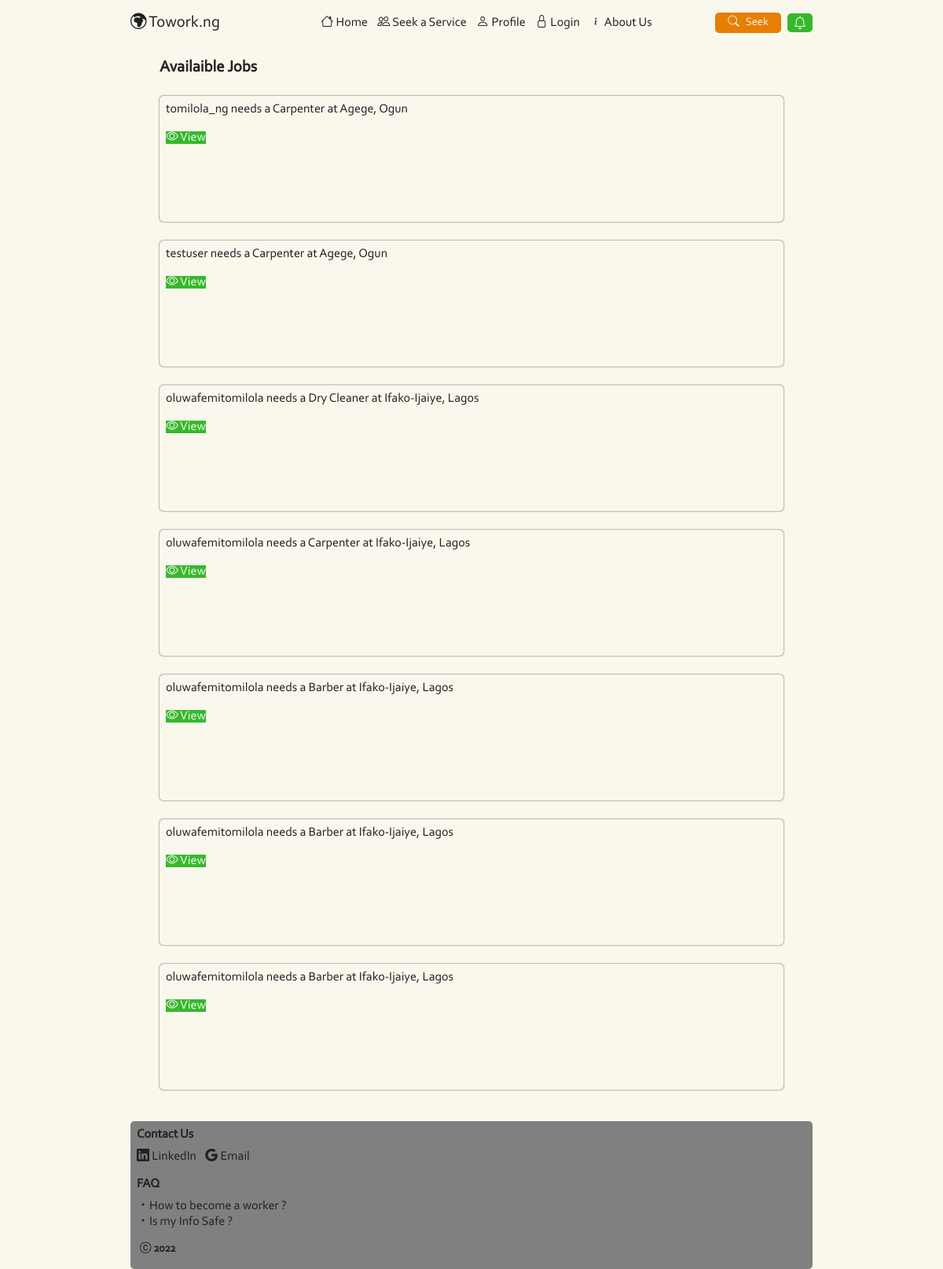
Screenshot of /seek/ (signed in) with the database file from the repository.
### seek/models.py (models this page shows)
class Seek(models.Model):
    profile = models.ForeignKey(Profile, related_name='seeks', on_delete=models.CASCADE)
    budget = models.PositiveIntegerField(verbose_name='Your Budget in Naira')
    active = models.BooleanField(default=False)
    job = models.ForeignKey(Job, verbose_name='Select a service',on_delete=models.SET_NULL, null=True)
    state = models.CharField(max_length=50)
    local_government = models.CharField(max_length=50)
    start_time = models.DateTimeField(default=timezone.now)
    def __str__(self):
        return f'{self.profile.user} needs a {self.job} at {self.local_government}, {self.state}'
    def get_absolute_url(self):
        return reverse('seek-detail', kwargs={'pk': self.id})
    class Meta:
        ordering = ['-start_time']

### users/models.py (models this page shows, shortened)
class Profile(models.Model):
    user = models.OneToOneField(
        User,
        on_delete=models.CASCADE)
    picture = models.ImageField(
        default = 'default.jpg',
        upload_to='profile_pics')
    local_government = models.CharField(
        choices = localGovts,
        default='Agege',
        max_length=50,
        verbose_name='Local Government you reside')
    state = models.CharField(
        choices=states ,
        default='Ogun',
        max_length=50,
        verbose_name='State you reside?')
    gender = models.CharField(
        choices=gender,
        max_length=6,
        default='Male')
    bio = models.TextField(
        verbose_name='Write a few things about yourself')
    phone = models.PositiveBigIntegerField(
        verbose_name='Phone Number',
        default=''
    )

### workers/models.py (models this page shows)
class Job(models.Model):
    job = models.CharField(max_length=100)
    def __str__(self):
        return f'{self.job}'

### seek/views.py (the view)
# urls.py: path('', seekList.as_view(), name='seek'),
class seekList(LoginRequiredMixin, ListView):
    model = Seek

### seek/templates/seek/seek_list.html
{% extends 'base.html' %}
{% block pages %}
{% if user.profile.worker %}
    <main class="p-2 bdrs mbt-2 m-auto w-90">
            <p class="bold fs-4 w-100 mb-4">Availaible Jobs </p>
        {% for object in object_list %}
        <div class="w-100 h-20vh bdrs bg-white jc-sb bx-sh o-hide mb-4">
            <p class="p-2">
                {{ object }}
            </p>
            <a href="{{ object.get_absolute_url }}" class="success bi-eye mlr-2"> View</a>
        </div>
        {% endfor %}
    </main>
{% else %}
    <a href="{% url 'seek-new' %}" class="fs-5 f-col bd-2-col bdrs m-auto w-100 mxw-150 pbt-3 mbt-3 row jc-sa bi-search">
        Seek a Service
    </a>
{% endif %}
{% endblock pages %}

### users/templates/base.html (shortened to what this page needs)
{% load static %}
<!DOCTYPE html>
<html lang="en">
<head>
    <link rel="stylesheet" href="{% static 'base/icon.css' %}" />
    <link rel="stylesheet" href="{% static 'base/style.css' %}" />
    <link rel="stylesheet" href="{% static 'base/lg_style.css' %}" />
    <link rel="stylesheet" href="{% static 'base/corbel.css' %}" />
</head>
<body>
    <main id="app" class="mxw-400 m-auto lg_mxw-900">
        <header class="w-100 row jc-sb p-1 plr-3 lg_p-3 pos-relative">
            <a href="{% url 'home' %}" class="logo bi-globe-europe-africa fs-4">
                Towork.ng
            </a>
            <nav class="w-50 ml-5 dp-none lg_dp-flex jc-sa">
                <a href="{% url 'home' %}" class="plr-1 bi-house"> Home</a>
                {% if user.profile %}
                <a href="{% url 'seek-new' %}" class="plr-1 bi-people"> Seek a Service</a>
                {% endif %}
                <a href="{% url 'dashboard' %}" class="plr-1 bi-person"> Profile</a>
                <a href="{% url 'login' %}" class="plr-1 bi-lock "> Login</a>
                <a href="#" class="plr-1 bi-info "> About Us</a>
            </nav>
            <div class="row">
                {% if user.profile %}
                    <a href="{% url 'seek-new' %}" class="bg-col f-white row pbt-1 plr-3 bdrs pos-relative h-60 fs-6">
                        <i class="bi-search f-white pr-2"></i> Seek
                    </a>
                    {% if user.profile.worker %}
                    <a href="{% url 'seek' %}" class="bg-green col ml-2 bdrs pos-relative h-60 bi-bell f-white p-2 pbt-1"></a>
                    {% endif %}
                {% else %}
                    <a href="{% url 'profile-create' %}" class="bd-2-red f-red row plr-1 bdrs pos-relative h-60">
                        Profile <i class="bi-question f-red"></i>
                    </a>
                {% endif %}
            </div>
        </header>
        {% block pages %}{% endblock pages %}
        <footer class="o-hide plr-3">
            <div class="bg-gray bdrs p-2">
                <p class="bold fs-5">
                    Contact Us
                </p>
                <a href="#" class="bi-linkedin"> LinkedIn </a> <a href="#" class="bi-google pl-2"> Email</a>
                <br>
                <p class="bold fs-5 mt-3">
                    FAQ
                </p>
                <a href="#" class="bi-dot">How to become a worker ?</a>
                <br>
                <a href="#" class="bi-dot">Is my Info Safe ?</a>
                <p class="mt-3 pl-1 bi-c-circle fs-6 bold"> 2022 </p>
            </div>
        </footer>
    </main>
</body>
</html>

### users/static/base/style.css (style rules this page uses)
*, *::after, *::before { box-sizing: border-box; -webkit-box-sizing: border-box; color: var(--black); }
:root { --col: #e77e05; --white: #faf8ed; --black: #202021; --green: #35b92b; --red: #ec0e0e; --blue: #1414fa; --grey: grey; --yellow: #ffc107; }
html { overflow-x: hidden; scroll-behavior: smooth; scroll-padding-top: 15px; }
body { margin: 0; padding: 0; background-color: var(--white); }
#app { width: 100vw; }
p { margin-top: 0; margin-bottom: 0.5em; }
a { cursor: pointer; text-decoration: none; }
.success { background-color: var(--green); color: #f7f7f7; }
.f-white { color: var(--white) }
.bg-col { background-color: var(--col) }
.bg-gray { background-color: var(--grey) }
.bg-white { background-color: var(--white) }
.bg-green { background-color: var(--green) }
.dp-none { display: none !important; }
.pos-relative { position: relative }
.jc-sb { justify-content: space-between !important }
.jc-sa { justify-content: space-around !important }
.bold { font-weight: bold }
.bx-sh { box-shadow: 0 0 2px var(--black) }
.bdrs { -webkit-border-radius: 5px !important; -moz-border-radius: 5px !important; border-radius: 5px !important; }
.p-1 { padding: 0.25rem !important; }
.p-2 { padding: 0.5rem !important; }
.pr-2 { padding-right: 0.5rem !important; }
.pl-1 { padding-left: 0.25rem !important; }
.pl-2 { padding-left: 0.5rem !important; }
.plr-1 { padding-left: 0.25rem !important; padding-right: 0.25rem !important; }
.plr-3 { padding-left: 1rem !important; padding-right: 1rem !important; }
.pbt-1 { padding-top: 0.25rem !important; padding-bottom: 0.25rem !important; }
.m-auto { margin-left: auto; margin-right: auto; }
.mt-3 { margin-top: 1rem !important; }
.mb-4 { margin-bottom: 1.5rem !important; }
.ml-2 { margin-left: 0.5rem !important; }
.ml-5 { margin-left: 3rem !important; }
.mlr-2 { margin-left: 0.5rem !important; margin-right: 0.5rem !important; }
.mbt-2 { margin-top: 0.5rem !important; margin-bottom: 0.5rem !important; }
.fs-4 { font-size: calc(1.275rem + 0.01vw) !important; }
.fs-5 { font-size: 1rem !important; }
.fs-6 { font-size: 0.9rem !important; }
.w-100 { width: 100%; }
.w-90 { width: 90%; }
.w-50 { width: 50%; }
.mxw-400 { max-width: 400px; }
.h-60 { height: 60%; }
.h-20vh { height: 20vh; }
.col { display: flex; align-items: center; flex-direction: column; justify-content: center; }
.row { display: flex; align-items: center; justify-content: space-around; }
.o-hide { overflow: hidden; }

### users/static/base/lg_style.css (style rules this page uses)
@media (min-width: 768px) { .lg_dp-flex { display: flex !important; } }
@media (min-width: 768px) { .lg_p-3 { padding: 1rem !important; } }
@media (min-width: 768px) { .lg_mxw-900 { max-width: 900px; } }

### users/static/base/corbel.css (style rules this page uses)
* { font-family: corbel; }

### rows the page displays
Seek: profile+job+local_government "tomilola_ng needs a Carpenter at Agege, Ogun"
Seek: profile+job+local_government "testuser needs a Carpenter at Agege, Ogun"
Seek: profile+job+local_government "oluwafemitomilola needs a Dry Cleaner at Ifako-Ijaiye, Lagos"
Seek: profile+job+local_government "oluwafemitomilola needs a Carpenter at Ifako-Ijaiye, Lagos"
Seek: profile+job+local_government "oluwafemitomilola needs a Barber at Ifako-Ijaiye, Lagos"
Seek: profile+job+local_government "oluwafemitomilola needs a Barber at Ifako-Ijaiye, Lagos"
Seek: profile+job+local_government "oluwafemitomilola needs a Barber at Ifako-Ijaiye, Lagos"
